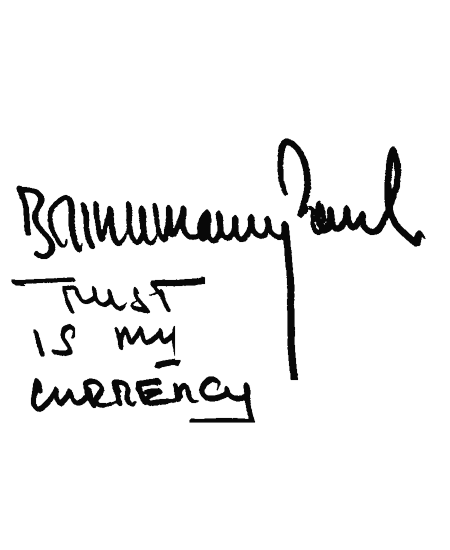
#> input picture dist/assets/intro-handwriting-optimized-complete.png, 900 x 1100 px (shown at 1/2 size)
$ python render_handwriting_photo.py ../dist/assets/intro-handwriting-optimized-complete.png
#> lines starting #> are read from the running program, lines starting #| are printed output that depends on the picture; after the words box and inside, x2 and y2 are one past the last pixel; in counts of white or black regions, pixels touching at a corner belong together
#!/usr/bin/env python3
"""Render Paul's handwriting from the supplied photo, letter by letter.

The photograph provides the final letter shapes. Hand-traced centre lines
provide the actual pen movement, so the result is neither a left-to-right wipe
nor a group fade. Every letter has its own timing, all original marks finish,
and the final frame is a clean black-on-white copy of the handwriting.
"""

from __future__ import annotations

import math
import subprocess
import sys
from dataclasses import dataclass
from pathlib import Path

import numpy as np
from PIL import Image, ImageDraw, ImageFilter, ImageOps
from scipy import ndimage
from scipy.spatial import cKDTree


ROOT = Path(__file__).resolve().parents[1]
OUTPUT_VIDEO = ROOT / "dist/assets/intro-handwriting-optimized.mp4"
OUTPUT_STILL = ROOT / "dist/assets/intro-handwriting-optimized-complete.png"
DEBUG_IMAGE = Path("/tmp/intro-handwriting-lettered-paths.png")

# Crop the paper itself, then place the writing in the centre of the tall intro.
PHOTO_CROP = (120, 410, 1020, 1010)
CANVAS_SIZE = (900, 1100)
PASTE_OFFSET = (0, 250)

FPS = 60
START_PAUSE = 0.25
LETTER_GAP = 0.012
STROKE_GAP = 0.008
REVEAL_FADE = 0.045
FINAL_HOLD = 1.2
PEN_SPEED = 1100.0
INK_VALUE = 8
MAX_INK_DISTANCE = 25.0

# Tight source regions keep the paper, old pencil traces and table out of the
# finished artwork. Coordinates are relative to PHOTO_CROP.
SOURCE_REGIONS = (
    (0, 100, 880, 275),     # signature baseline
    (455, 10, 880, 300),    # tall P and l
    (520, 190, 625, 510),   # long P downstroke
    (0, 255, 410, 380),     # Trust
    (20, 350, 150, 470),    # is
    (170, 340, 350, 490),   # my
    (20, 470, 520, 595),    # Currency
)


@dataclass(frozen=True)
class StrokeSpec:
    points: tuple[tuple[float, float], ...]
    smooth: bool = True


@dataclass(frozen=True)
class LetterSpec:
    name: str
    strokes: tuple[StrokeSpec, ...]
    pause_after: float = 0.0


@dataclass
class TimedStroke:
    letter: str
    points: np.ndarray
    cumulative: np.ndarray
    length: float
    start: float
    duration: float


def stroke(*points: tuple[float, float], smooth: bool = True) -> StrokeSpec:
    return StrokeSpec(tuple(points), smooth)


def letter(
    name: str, *strokes: StrokeSpec, pause_after: float = 0.0
) -> LetterSpec:
    return LetterSpec(name, tuple(strokes), pause_after)


# Coordinates are on the final 900 x 1100 canvas. Each entry represents one
# written letter; separate entries inside a letter are real pen lifts such as a
# crossbar or underline.
LETTERS: tuple[LetterSpec, ...] = (
    # Brinkmann
    letter(
        "B",
        stroke((40, 370), (58, 372), (74, 379), (82, 392), (76, 410), (60, 426),
               (71, 447), (91, 470), (112, 491), (130, 486), (132, 463)),
        stroke((42, 374), (48, 405), (52, 438), (54, 468), smooth=False),
        stroke((67, 468), (61, 489), (76, 505), (99, 503), (117, 493)),
    ),
    letter("r", stroke((126, 470), (113, 448), (115, 418), (127, 397), (141, 392),
                              (150, 405), (151, 435), (151, 469), (164, 484))),
    letter("i", stroke((164, 407), (165, 438), (169, 467), (181, 482))),
    letter("n", stroke((185, 407), (188, 448), (190, 472), (204, 482), (217, 463),
                              (220, 418), (228, 433), (232, 469), (244, 481))),
    letter(
        "k",
        stroke((252, 406), (254, 438), (256, 470), (268, 482), (281, 456), (284, 414)),
        stroke((263, 449), (280, 465), (293, 480), (306, 474)),
    ),
    letter("m", stroke((310, 409), (312, 448), (314, 472), (326, 481), (339, 458),
                              (340, 414), (349, 435), (354, 470), (368, 481), (380, 456),
                              (382, 417), (390, 437), (395, 470))),
    letter("a", stroke((399, 469), (400, 438), (409, 416), (421, 410), (432, 428),
                              (429, 461), (440, 477), (451, 465))),
    letter("n", stroke((452, 421), (454, 449), (456, 471), (469, 479), (481, 456),
                              (482, 421), (491, 439), (495, 470), (507, 478))),
    letter("n", stroke((509, 423), (511, 451), (513, 472), (526, 479), (539, 456),
                              (540, 427), (550, 445), (554, 474), (570, 480)),
           pause_after=0.18),

    # Paul
    letter(
        "P",
        stroke((596, 429), (614, 403), (619, 367), (615, 326), (602, 295), (581, 279),
               (563, 285), (558, 313), (560, 347), (570, 377)),
        stroke((615, 401), (604, 421), (592, 431), (584, 451), (582, 500), (583, 570),
               (584, 650), (590, 748)),
    ),
    letter("a", stroke((622, 422), (619, 443), (626, 461), (640, 470), (654, 458),
                              (657, 429), (665, 447), (679, 466))),
    letter("u", stroke((680, 421), (681, 449), (685, 465), (697, 471), (709, 457),
                              (713, 423), (716, 453), (731, 470))),
    letter("l", stroke((733, 437), (740, 461), (752, 470), (766, 463), (778, 442),
                              (785, 410), (784, 365), (782, 318), (790, 294), (799, 315),
                              (800, 355), (792, 408), (802, 438), (821, 461), (842, 476),
                              (850, 465)), pause_after=0.34),

    # Trust
    letter(
        "T",
        stroke((20, 555), (58, 554), (98, 553), (140, 552), smooth=False),
        stroke((112, 568), (119, 586), (128, 607), (134, 620), smooth=False),
    ),
    letter("r", stroke((137, 569), (140, 591), (145, 606), (157, 611), (169, 596),
                              (170, 573))),
    letter("u", stroke((172, 575), (174, 596), (181, 609), (192, 612), (204, 600),
                              (207, 576), (210, 601), (224, 614))),
    letter("s", stroke((252, 575), (240, 584), (242, 595), (255, 602), (273, 609),
                              (282, 618), (265, 615), (247, 606), (237, 599))),
    letter(
        "t",
        stroke((307, 568), (309, 587), (314, 603), (322, 618), smooth=False),
        stroke((302, 553), (333, 552), (370, 551), (405, 550), smooth=False),
        pause_after=0.24,
    ),

    # is
    letter("i", stroke((69, 652), (71, 671), (74, 696), smooth=False)),
    letter("s", stroke((139, 650), (126, 645), (115, 655), (116, 669), (130, 679),
                              (145, 684), (150, 696), (140, 706), (115, 705)),
           pause_after=0.17),

    # my
    letter("m", stroke((233, 690), (232, 661), (239, 650), (249, 675), (260, 652),
                              (269, 681), (285, 656), (292, 686))),
    letter(
        "y",
        stroke((294, 656), (297, 677), (306, 688), (318, 689), (330, 675), (335, 653),
               (337, 680), (340, 708)),
        stroke((340, 708), (333, 721), (316, 724), (299, 729), smooth=False),
        pause_after=0.24,
    ),

    # Currency
    letter("C", stroke((111, 757), (95, 749), (78, 752), (65, 769), (63, 795),
                              (70, 811), (84, 815), (101, 803), (114, 785))),
    letter("u", stroke((115, 772), (117, 793), (123, 805), (134, 807), (146, 793),
                              (148, 773), (151, 797), (164, 807))),
    letter(
        "r",
        stroke((168, 773), (169, 797), (172, 805), (185, 803), (198, 785), (198, 765),
               (188, 756), (177, 762), (173, 776)),
        stroke((186, 781), (202, 795), (218, 807)),
    ),
    letter(
        "r",
        stroke((221, 773), (222, 798), (226, 805), (239, 802), (251, 785), (250, 764),
               (240, 757), (229, 764), (225, 777)),
        stroke((239, 781), (255, 797), (273, 807)),
    ),
    letter(
        "e",
        stroke((282, 759), (282, 782), (284, 802), (310, 805), (339, 802), smooth=False),
        stroke((283, 759), (310, 757), (344, 757), smooth=False),
        stroke((284, 781), (309, 780), (334, 780), smooth=False),
    ),
    letter("n", stroke((350, 772), (352, 799), (361, 805), (374, 798), (380, 777),
                              (389, 763), (400, 775), (404, 801))),
    letter("c", stroke((463, 763), (448, 753), (430, 753), (416, 765), (413, 783),
                              (423, 797), (442, 801), (461, 791), (468, 780))),
    letter(
        "y",
        stroke((466, 770), (469, 792), (478, 802), (490, 801), (500, 787), (505, 767),
               (506, 797), (508, 823), (505, 838)),
        stroke((505, 838), (476, 838), (440, 838), (405, 838), (380, 838), smooth=False),
    ),
)


def catmull_rom(points: np.ndarray, samples_per_segment: int = 16) -> np.ndarray:
    """Interpolate anchors into a smooth pen trajectory."""
    if len(points) < 3:
        pieces = []
        for first, second in zip(points, points[1:]):
            pieces.append(np.linspace(first, second, samples_per_segment, endpoint=False))
        return np.vstack((*pieces, points[-1:])) if pieces else points

    padded = np.vstack((points[0], points, points[-1]))
    result: list[np.ndarray] = []
    for index in range(1, len(padded) - 2):
        p0, p1, p2, p3 = padded[index - 1 : index + 3]
        t = np.linspace(0.0, 1.0, samples_per_segment, endpoint=False)[:, None]
        segment = 0.5 * (
            2 * p1
            + (-p0 + p2) * t
            + (2 * p0 - 5 * p1 + 4 * p2 - p3) * t**2
            + (-p0 + 3 * p1 - 3 * p2 + p3) * t**3
        )
        result.append(segment)
    result.append(points[-1:])
    return np.vstack(result)


def interpolate(spec: StrokeSpec) -> np.ndarray:
    anchors = np.asarray(spec.points, dtype=np.float32)
    if spec.smooth:
        return catmull_rom(anchors)
    pieces = [
        np.linspace(first, second, 18, endpoint=False)
        for first, second in zip(anchors, anchors[1:])
    ]
    return np.vstack((*pieces, anchors[-1:])) if pieces else anchors


def cumulative_lengths(points: np.ndarray) -> tuple[np.ndarray, float]:
    distances = np.linalg.norm(np.diff(points, axis=0), axis=1)
    cumulative = np.concatenate(([0.0], np.cumsum(distances))).astype(np.float32)
    return cumulative, float(cumulative[-1])


def build_timed_strokes() -> list[TimedStroke]:
    result: list[TimedStroke] = []
    cursor = START_PAUSE

    for current_letter in LETTERS:
        prepared: list[tuple[np.ndarray, np.ndarray, float]] = []
        total_length = 0.0
        for current_stroke in current_letter.strokes:
            points = interpolate(current_stroke)
            cumulative, length = cumulative_lengths(points)
            prepared.append((points, cumulative, length))
            total_length += length

        # Short characters remain deliberate; long capitals never rush.
        letter_duration = min(1.0, max(0.10, total_length / PEN_SPEED))
        for index, (points, cumulative, length) in enumerate(prepared):
            duration = letter_duration * (length / max(total_length, 1e-6))
            result.append(
                TimedStroke(
                    letter=current_letter.name,
                    points=points,
                    cumulative=cumulative,
                    length=length,
                    start=cursor,
                    duration=duration,
                )
            )
            cursor += duration
            if index < len(prepared) - 1:
                cursor += STROKE_GAP
        cursor += LETTER_GAP + current_letter.pause_after

    return result


def extract_clean_ink(photo_path: Path, timed: list[TimedStroke]) -> Image.Image:
    photo = Image.open(photo_path).convert("RGB")
    crop = photo.crop(PHOTO_CROP)
    gray = ImageOps.grayscale(crop).filter(ImageFilter.MedianFilter(3))
    background = gray.filter(ImageFilter.GaussianBlur(22))
    detail = np.maximum(
        np.asarray(background, dtype=np.float32) - np.asarray(gray, dtype=np.float32),
        0.0,
    )

    allowed = np.zeros(detail.shape, dtype=bool)
    for x0, y0, x1, y1 in SOURCE_REGIONS:
        allowed[y0:y1, x0:x1] = True

    raw = (detail > 7.5) & allowed
    canvas = np.zeros((CANVAS_SIZE[1], CANVAS_SIZE[0]), dtype=bool)
    ox, oy = PASTE_OFFSET
    canvas[oy : oy + raw.shape[0], ox : ox + raw.shape[1]] = raw

    # Retain only graphite close to the hand-traced pen trajectories. This
    # removes paper grain and faint abandoned pencil marks without redrawing the
    # user's handwriting.
    path_points = np.vstack([item.points for item in timed])
    tree = cKDTree(path_points)
    ys, xs = np.where(canvas)
    distances, _ = tree.query(np.column_stack((xs, ys)), workers=-1)
    near_path = np.zeros_like(canvas)
    near_path[ys[distances <= MAX_INK_DISTANCE], xs[distances <= MAX_INK_DISTANCE]] = True

    labels, _ = ndimage.label(near_path, structure=np.ones((3, 3), dtype=np.uint8))
    sizes = np.bincount(labels.ravel())
    keep = sizes >= 100
    keep[0] = False
    cleaned = keep[labels]

    # A subpixel edge keeps the final result sharp on Retina displays.
    alpha = ndimage.gaussian_filter(cleaned.astype(np.float32), 0.48)
    alpha = np.clip(alpha * 1.32, 0.0, 1.0)
    return Image.fromarray(np.uint8(alpha * 255), mode="L")


def smoothstep(values: np.ndarray) -> np.ndarray:
    values = np.clip(values, 0.0, 1.0)
    return values * values * (3.0 - 2.0 * values)


def pen_curve(values: np.ndarray) -> np.ndarray:
    """Keep the pen moving through a stroke without robotic hard stops."""
    values = np.clip(values, 0.0, 1.0)
    return values - 0.055 * np.sin(2.0 * np.pi * values)


def build_reveal_times(ink_mask: Image.Image, timed: list[TimedStroke]) -> np.ndarray:
    all_points: list[np.ndarray] = []
    all_times: list[np.ndarray] = []

    for item in timed:
        fraction = item.cumulative / max(item.length, 1e-6)
        # A soft-linear curve preserves handwriting rhythm while keeping the
        # motion continuous at the beginning and end of each pen stroke.
        times = item.start + item.duration * pen_curve(fraction)
        all_points.append(item.points)
        all_times.append(times.astype(np.float32))

    points = np.vstack(all_points)
    times = np.concatenate(all_times)
    tree = cKDTree(points)

    ink = np.asarray(ink_mask)
    reveal = np.full(ink.shape, np.inf, dtype=np.float32)
    ys, xs = np.where(ink > 0)
    _, nearest = tree.query(np.column_stack((xs, ys)), workers=-1)
    reveal[ys, xs] = times[nearest]
    return reveal


def complete_frame(ink_mask: Image.Image) -> Image.Image:
    alpha = np.asarray(ink_mask, dtype=np.float32) / 255.0
    value = np.uint8(np.clip(255.0 - alpha * (255 - INK_VALUE), 0, 255))
    return Image.fromarray(np.repeat(value[..., None], 3, axis=2), mode="RGB")


# [17 lines left out: function save_debug_overlay, not called in this run]


def render(photo_path: Path, debug: bool = False) -> None:
    timed = build_timed_strokes()
    ink_mask = extract_clean_ink(photo_path, timed)
#> in extract_clean_ink, photo is the input picture: PIL image 900x1100 RGB; min 8, max 255, mean 239.9
#> in extract_clean_ink, `crop = photo.crop(PHOTO_CROP)`:
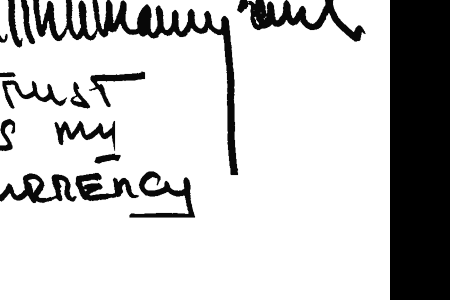
#> crop: PIL image 900x600 RGB (shown at 1/2 size); min 0, max 255, mean 199.8
#> in extract_clean_ink, `background = gray.filter(ImageFilter.GaussianBlur(22))`:
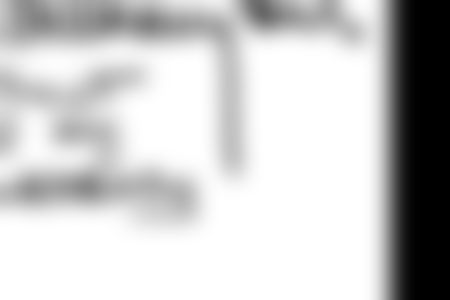
#> background: PIL image 900x600 L (shown at 1/2 size); min 0, max 255, mean 200.2
#> in extract_clean_ink, `detail = np.maximum( np.asarray(background, dtype=np.float32) - np.asa..`:
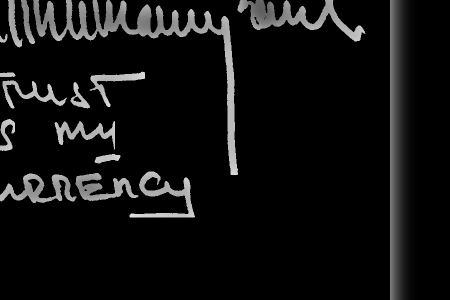
#> detail: shape (600, 900) float32 (shown at 1/2 size); min 0, max 226, mean 16.4
#> in extract_clean_ink, `raw = (detail > 7.5) & allowed`:
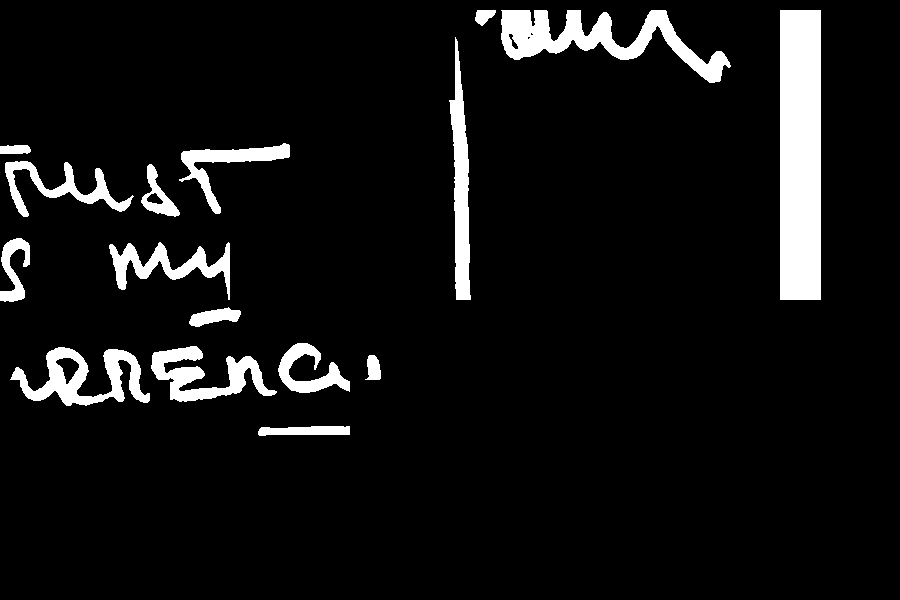
#> raw: shape (600, 900) bool; 7.3% white; 16 white regions, largest, box (x1, y1, x2, y2) and area: (780, 10, 821, 300) 11890, (501, 10, 731, 83) 5958, (10, 347, 150, 406) 3463
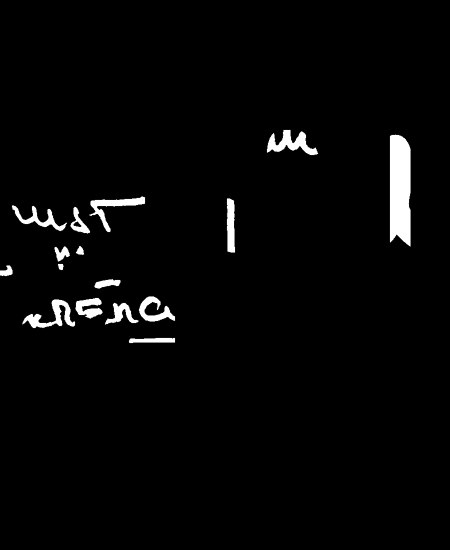
#> ink_mask: PIL image 900x1100 L (shown at 1/2 size); min 0, max 255, mean 6.6
    reveal_times = build_reveal_times(ink_mask, timed)
#> in build_reveal_times, `reveal[ys, xs] = times[nearest]`:
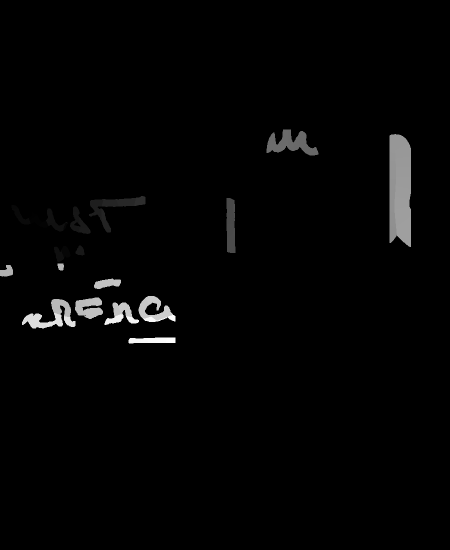
#> reveal: shape (1100, 900) float32 (shown at 1/2 size); 97% of the values are NaN or infinite; the others: min 0.302, max 5.77, mean 3.22; drawn with min black, max white, NaN and infinite black
    final = complete_frame(ink_mask)
#> in complete_frame, `value = np.uint8(np.clip(255.0 - alpha * (255 - INK_VALUE), 0, 255))`:
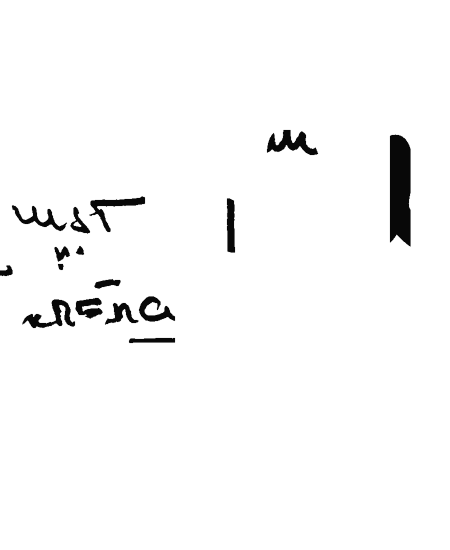
#> value: shape (1100, 900) (shown at 1/2 size); min 8, max 255, mean 248.6
    final.save(OUTPUT_STILL, optimize=True)

    if debug:
        save_debug_overlay(ink_mask, timed)

    finite = reveal_times[np.isfinite(reveal_times)]
    writing_end = float(finite.max()) + REVEAL_FADE
#> writing_end = 5.82
    total_duration = writing_end + FINAL_HOLD
#> total_duration = 7.02
    total_frames = math.ceil(total_duration * FPS)
#> total_frames = 422

    command = [
        "ffmpeg",
        "-y",
               "-loglevel",
        "error",
        "-f",
        "rawvideo",
        "-pix_fmt",
        "rgb24",
        "-s",
        f"{CANVAS_SIZE[0]}x{CANVAS_SIZE[1]}",
        "-r",
        str(FPS),
        "-i",
        "-",
        "-an",
        "-c:v",
        "libx264",
        "-preset",
        "medium",
        "-tune",
        "animation",
        "-crf",
        "17",
        "-pix_fmt",
        "yuv420p",
        "-movflags",
        "+faststart",
        str(OUTPUT_VIDEO),
    ]

#> (the run stopped early here; a loop or call above may not have finished)
